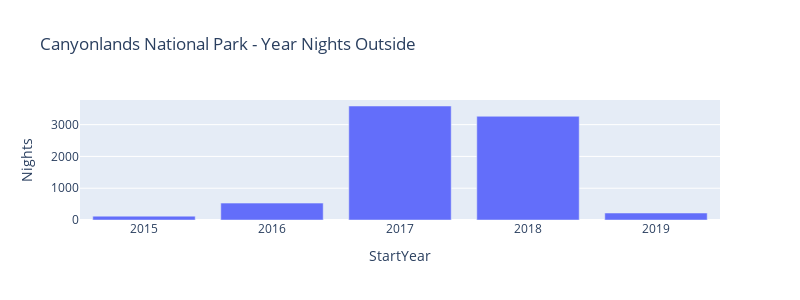
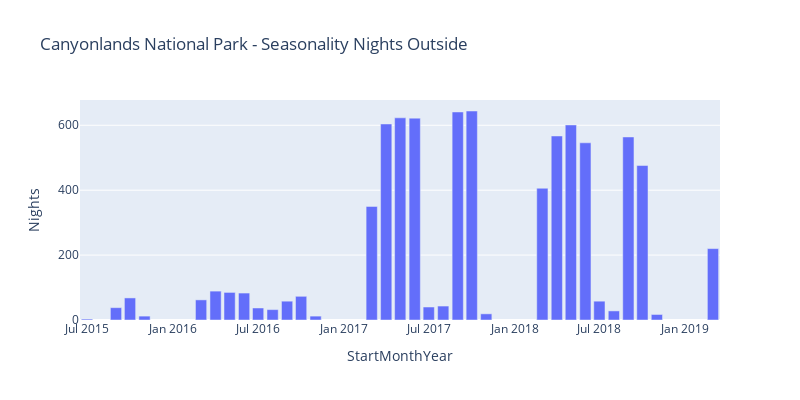
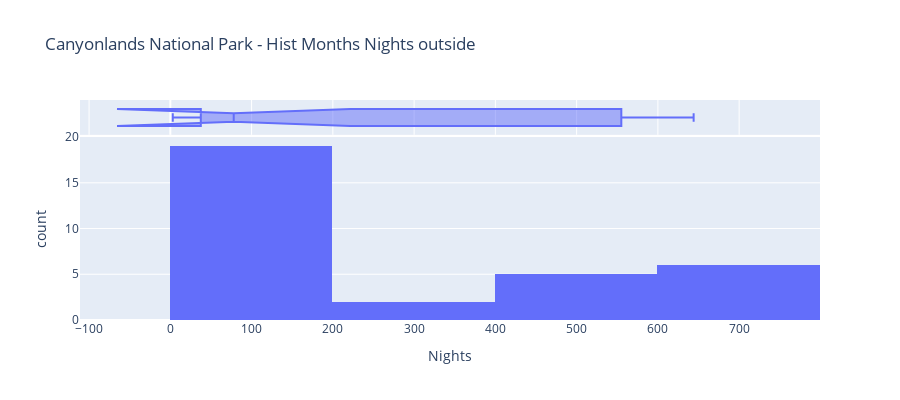
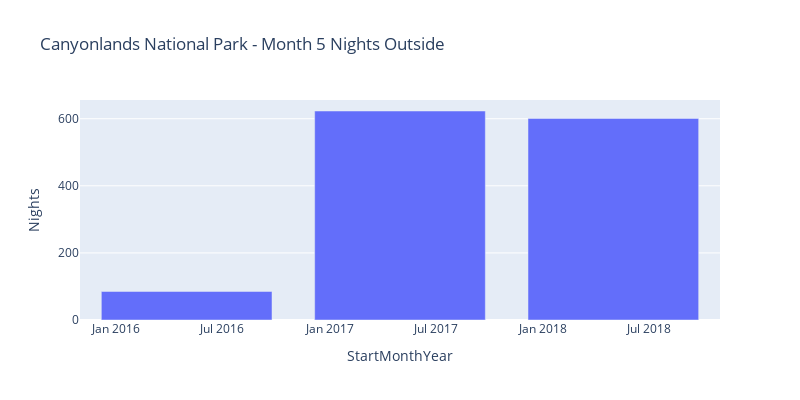

Notebook source saved alongside these figures, in order:
### Code cell
plot_park('Canyonlands National Park')

### Figure 1 — Plotly figure (JSON) as saved in the notebook; plotly's stock layout.template omitted (floating-point values rounded to 4 significant figures)
{"data": [{"alignmentgroup": "True", "hovertemplate": "StartYear=%{x}<br>Nights=%{y}<extra></extra>", "legendgroup": "", "marker": {"color": "#636efa"}, "name": "", "offsetgroup": "", "orientation": "v", "showlegend": false, "textposition": "auto", "type": "bar", "x": [2015, 2016, 2017, 2018, 2019], "xaxis": "x", "y": [121, 531, 3586, 3263, 220], "yaxis": "y"}], "layout": {"barmode": "relative", "height": 300, "legend": {"tracegroupgap": 0}, "title": {"text": "Canyonlands National Park - Year Nights Outside"}, "width": 800, "xaxis": {"anchor": "y", "domain": [0, 1], "title": {"text": "StartYear"}}, "yaxis": {"anchor": "x", "domain": [0, 1], "title": {"text": "Nights"}}}}

### Figure 2 — Plotly figure (JSON) as saved in the notebook; plotly's stock layout.template omitted (floating-point values rounded to 4 significant figures)
{"data": [{"alignmentgroup": "True", "hovertemplate": "StartMonthYear=%{x}<br>Nights=%{y}<extra></extra>", "legendgroup": "", "marker": {"color": "#636efa"}, "name": "", "offsetgroup": "", "orientation": "v", "showlegend": false, "textposition": "auto", "type": "bar", "x": ["2015-07", "2015-09", "2015-10", "2015-11", "2016-03", "2016-04", "2016-05", "2016-06", "2016-07", "2016-08", "2016-09", "2016-10", "2016-11", "2017-03", "2017-04", "2017-05", "2017-06", "2017-07", "2017-08", "2017-09", "2017-10", "2017-11", "2018-03", "2018-04", "2018-05", "2018-06", "2018-07", "2018-08", "2018-09", "2018-10", "2018-11", "2019-03"], "xaxis": "x", "y": [3, 38, 68, 12, 62, 89, 85, 83, 37, 32, 58, 73, 12, 350, 604, 623, 622, 40, 43, 641, 644, 19, 406, 567, 601, 546, 58, 28, 564, 476, 17, 220], "yaxis": "y"}], "layout": {"barmode": "relative", "height": 400, "legend": {"tracegroupgap": 0}, "title": {"text": "Canyonlands National Park - Seasonality Nights Outside"}, "width": 800, "xaxis": {"anchor": "y", "domain": [0, 1], "title": {"text": "StartMonthYear"}}, "yaxis": {"anchor": "x", "domain": [0, 1], "title": {"text": "Nights"}}}}

### Figure 3 — Plotly figure (JSON) as saved in the notebook; plotly's stock layout.template omitted (floating-point values rounded to 4 significant figures)
{"data": [{"alignmentgroup": "True", "bingroup": "x", "hovertemplate": "Nights=%{x}<br>count=%{y}<extra></extra>", "legendgroup": "", "marker": {"color": "#636efa"}, "name": "", "offsetgroup": "", "orientation": "v", "showlegend": false, "type": "histogram", "x": [3, 38, 68, 12, 62, 89, 85, 83, 37, 32, 58, 73, 12, 350, 604, 623, 622, 40, 43, 641, 644, 19, 406, 567, 601, 546, 58, 28, 564, 476, 17, 220], "xaxis": "x", "yaxis": "y"}, {"alignmentgroup": "True", "hovertemplate": "Nights=%{x}<extra></extra>", "legendgroup": "", "marker": {"color": "#636efa"}, "name": "", "notched": true, "offsetgroup": "", "showlegend": false, "type": "box", "x": [3, 38, 68, 12, 62, 89, 85, 83, 37, 32, 58, 73, 12, 350, 604, 623, 622, 40, 43, 641, 644, 19, 406, 567, 601, 546, 58, 28, 564, 476, 17, 220], "xaxis": "x2", "yaxis": "y2"}], "layout": {"barmode": "relative", "height": 400, "legend": {"tracegroupgap": 0}, "title": {"text": "Canyonlands National Park - Hist Months Nights outside"}, "width": 900, "xaxis": {"anchor": "y", "domain": [0, 1], "title": {"text": "Nights"}}, "xaxis2": {"anchor": "y2", "domain": [0, 1], "matches": "x", "showgrid": true, "showticklabels": false}, "yaxis": {"anchor": "x", "domain": [0, 0.8316], "title": {"text": "count"}}, "yaxis2": {"anchor": "x2", "domain": [0.8416, 1], "matches": "y2", "showgrid": false, "showline": false, "showticklabels": false, "ticks": ""}}}

### Figure 4 — Plotly figure (JSON) as saved in the notebook; plotly's stock layout.template omitted (floating-point values rounded to 4 significant figures)
{"data": [{"alignmentgroup": "True", "hovertemplate": "StartMonthYear=%{x}<br>Nights=%{y}<extra></extra>", "legendgroup": "", "marker": {"color": "#636efa"}, "name": "", "offsetgroup": "", "orientation": "v", "showlegend": false, "textposition": "auto", "type": "bar", "x": ["2016-05", "2017-05", "2018-05"], "xaxis": "x", "y": [85, 623, 601], "yaxis": "y"}], "layout": {"barmode": "relative", "height": 400, "legend": {"tracegroupgap": 0}, "title": {"text": "Canyonlands National Park - Month 5 Nights Outside"}, "width": 800, "xaxis": {"anchor": "y", "domain": [0, 1], "title": {"text": "StartMonthYear"}}, "yaxis": {"anchor": "x", "domain": [0, 1], "title": {"text": "Nights"}}}}
